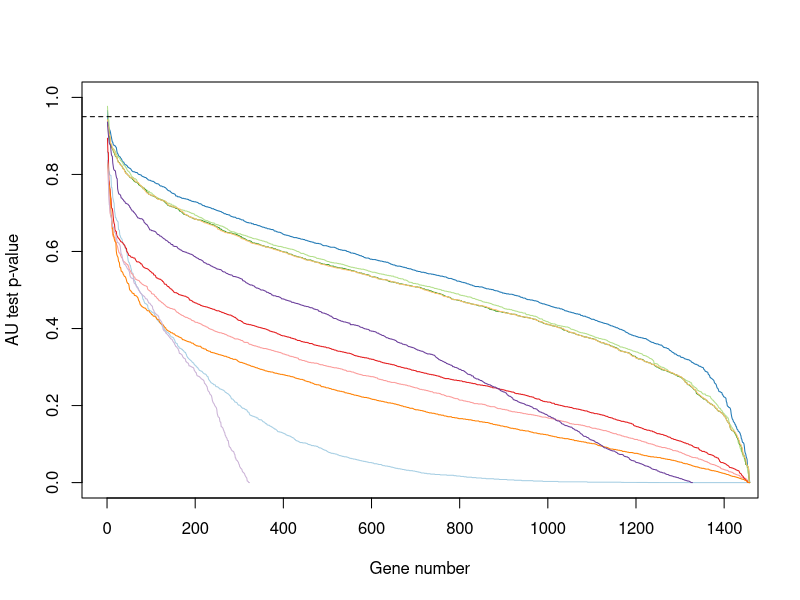
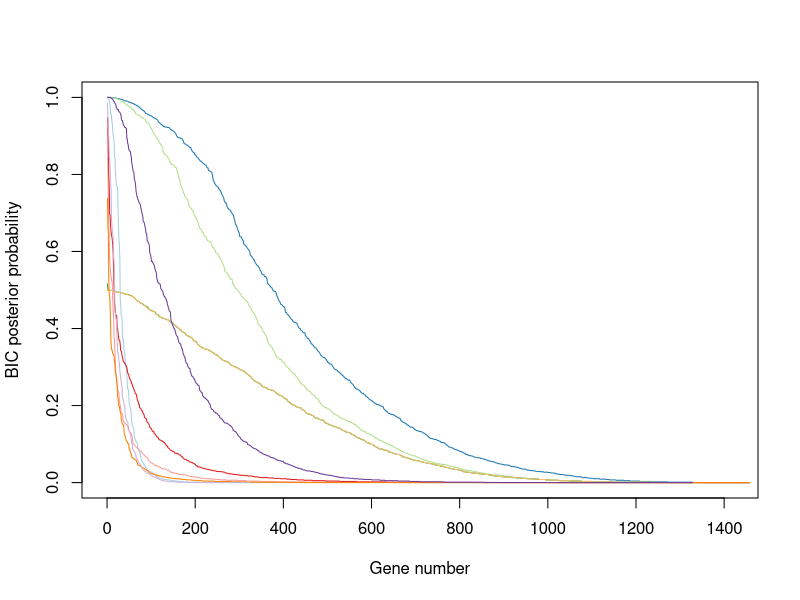

Reproduce these figures in R, in order.
library(RColorBrewer)
#display.brewer.all()
cols <- brewer.pal(10, "Paired")
x=read.table('AU_sum.tsv',header = T)
plot(sort(x$H1,decreasing = T),pch=20,cex=0.4,type = 'l',xlab='Gene number',ylab='AU test p-value',col=cols[1],xlim=c(0,1420),ylim=c(0,1))
lines(sort(x$H2,decreasing = T),col=cols[2])
lines(sort(x$H4,decreasing = T),col=cols[3])
lines(sort(x$H5,decreasing = T),col=cols[4])
lines(sort(x$H7,decreasing = T),col=cols[5])
lines(sort(x$H9,decreasing = T),col=cols[6])
lines(sort(x$H12,decreasing = T),col=cols[7])
lines(sort(x$H15,decreasing = T),col=cols[8])
lines(sort(x$H16,decreasing = T),col=cols[9])
lines(sort(x$H17,decreasing = T),col=cols[10])

abline(h = 0.95,lty=2)

x=read.table('PP_sum.tsv',header = T)
plot(sort(x$H1,decreasing = T),pch=20,cex=0.4,type = 'l',xlab='Gene number',ylab='BIC posterior probability',col=cols[1],xlim=c(0,1420),ylim=c(0,1))
lines(sort(x$H2,decreasing = T),col=cols[2])
lines(sort(x$H4,decreasing = T),col=cols[3])
lines(sort(x$H5,decreasing = T),col=cols[4])
lines(sort(x$H7,decreasing = T),col=cols[5])
lines(sort(x$H9,decreasing = T),col=cols[6])
lines(sort(x$H12,decreasing = T),col=cols[7])
lines(sort(x$H15,decreasing = T),col=cols[8])
lines(sort(x$H16,decreasing = T),col=cols[9])
lines(sort(x$H17,decreasing = T),col=cols[10])
